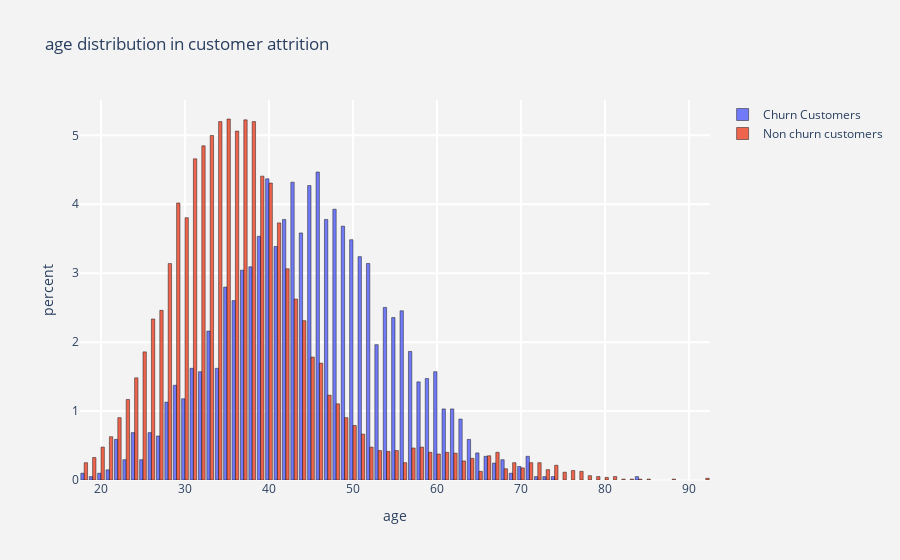

Source (notebook cell):
### Code cell
histogram(num_columns[1])

### Figure 1 — Plotly figure (JSON) as saved in the notebook; plotly's stock layout.template omitted (floating-point values rounded to 4 significant figures; data arrays with more than 128 entries replaced by an {"elided": "..."} marker saying what was removed)
{"data": [{"histnorm": "percent", "marker": {"line": {"color": "black", "width": 0.5}}, "name": "Churn Customers", "opacity": 0.9, "type": "histogram", "x": {"elided": "2037 int values"}}, {"histnorm": "percent", "marker": {"line": {"color": "black", "width": 0.5}}, "name": "Non churn customers", "opacity": 0.9, "type": "histogram", "x": {"elided": "7963 int values"}}], "layout": {"paper_bgcolor": "rgb(243,243,243)", "plot_bgcolor": "rgb(243,243,243)", "title": {"text": "age distribution in customer attrition "}, "xaxis": {"gridcolor": "rgb(255, 255, 255)", "gridwidth": 2, "ticklen": 5, "title": {"text": "age"}, "zerolinewidth": 1}, "yaxis": {"gridcolor": "rgb(255, 255, 255)", "gridwidth": 2, "ticklen": 5, "title": {"text": "percent"}, "zerolinewidth": 1}}}
